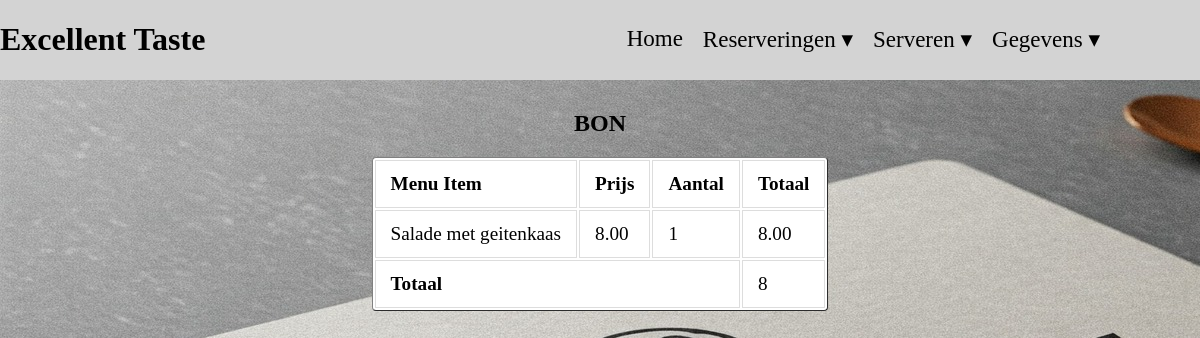
Page /Bestellingen/Bon.php?Reserveringid=6 on the committed database.
### tables this page shows
CREATE TABLE IF NOT EXISTS `bestellingen` (
  `idBestellingen` int(11) NOT NULL AUTO_INCREMENT,
  `Reservering_idReservering` int(11) NOT NULL,
  `Menu_IdMenu` int(11) NOT NULL,
  `Tijd` timestamp NOT NULL DEFAULT CURRENT_TIMESTAMP,
  `Aantal` int(11) NOT NULL,
  `Geserveerd` tinyint(1) NOT NULL DEFAULT '0',
  PRIMARY KEY (`idBestellingen`),
  KEY `Reservering_idReservering` (`Reservering_idReservering`),
  KEY `Menu_IdMenu` (`Menu_IdMenu`)
);

CREATE TABLE IF NOT EXISTS `menu` (
  `IdMenu` int(11) NOT NULL AUTO_INCREMENT,
  `Naam` varchar(45) DEFAULT NULL,
  `Voorraad` int(11) DEFAULT NULL,
  `Prijs` decimal(10,2) DEFAULT NULL,
  `Subcategorie_idSubcategorie` int(11) NOT NULL,
  PRIMARY KEY (`IdMenu`),
  KEY `Subcategorie_idSubcategorie` (`Subcategorie_idSubcategorie`)
);

### Bestellingen/Bon.php (the view, shortened to what this page needs)
<!doctype html>
<html lang="en">
<head>
    <link rel="stylesheet" href="bestellen.css">
</head>
<body>
<header id="header">
    <div id="Logo">
        <h1> Excellent Taste </h1>
    </div>
    <div id="hovermenu">
        <ul id="hoofdmenu">
            <li><a style="text-decoration: none; color: black" href="../index.php">Home</a>
            <li>Reserveringen ▾
            </li>
            <li>Serveren ▾
            </li>
            <li>Gegevens ▾
            </li>
        </ul>
    </div>
</header>
</body>
</html>
<?php
require_once ('../config.php');
if (isset($_GET['Reserveringid'])) {
    $reserveringID = intval($_GET['Reserveringid']);
    $query = "SELECT menu.naam, menu.prijs, bestellingen.aantal FROM bestellingen LEFT JOIN menu ON bestellingen.Menu_IdMenu=menu.IdMenu
                WHERE bestellingen.Reservering_idReservering = :reserveringID";
    $stmt = $conn->prepare($query);
    $stmt->execute([':reserveringID' => $reserveringID]);
    $ordered_items = $stmt->fetchAll(PDO::FETCH_ASSOC);
if (isset($ordered_items)) {
    $total = 0;
    echo "<h2>BON</h2>";
    echo "<table id='bon' border='1' style='background-color: white'>";
    echo "<tr><th>Menu Item</th><th>Prijs</th><th>Aantal</th><th>Totaal</th></tr>";
    foreach ($ordered_items as $item) {
        $item_total = $item['prijs'] * $item['aantal'];
        $total += $item_total;
            echo "<tr>";
            echo "<td>" . htmlspecialchars($item['naam']) . "</td>";
            echo "<td>" . number_format($item['prijs'], 2) . "</td>";
            echo "<td>" . $item['aantal'] . "</td>";
            echo "<td>" . number_format($item_total, 2) . "</td>";
            echo "</tr>";
    }
    echo "<tr><td colspan='3'><strong>Totaal</strong></td><td>" . ($total) . "</td></tr>";
    echo "</table>";
}}
?>

### Bestellingen/bestellen.css (style rules this page uses)
body { font-family: Bell MT; margin: 0; display: flex; align-items: center; min-height: 100vh; background-image: url("../Image/ExcTaste.jpg"); flex-direction: column; }
#header { width: 100%; height: auto; background-color: lightgrey; font-family: Bell MT ; margin-bottom: 10px; display: flex; justify-content: space-between; align-items: center; }
#hoofdmenu { list-style: none; display: flex; gap: 20px; font-size: 23px; }
#hoofdmenu li { position: relative; cursor: pointer; }
#hovermenu { margin-right: 100px; }
th, td { border: 1px solid #ddd; padding: 12px 15px; text-align: left; }
#bon { background-color: white; border-radius: 4px; font-size: larger; align-items: center; }

### rows in the picture
bestellingen: Menu_IdMenu.Naam "Salade met geitenkaas", Menu_IdMenu.Prijs "8.00", Aantal "1"

### other values in the picture
$total "8"
